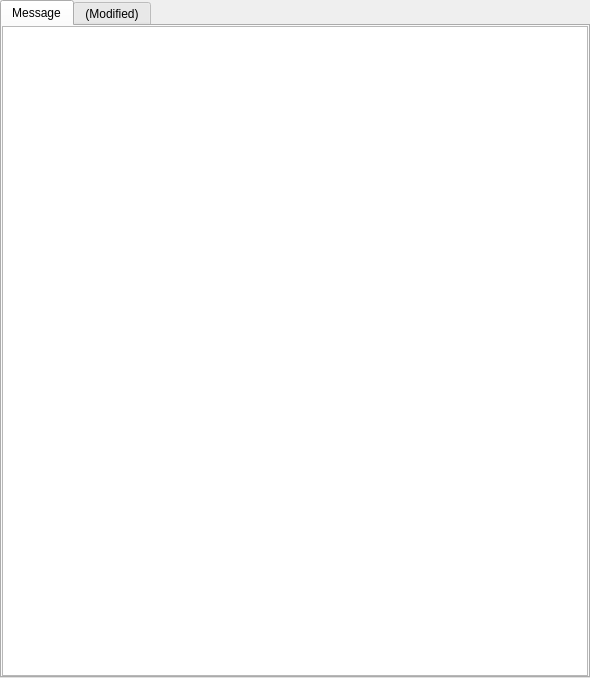
<?xml version="1.0" encoding="UTF-8"?>
<ui version="4.0">
 <class>MessageView</class>
 <widget class="QWidget" name="MessageView">
  <property name="geometry">
   <rect>
    <x>0</x>
    <y>0</y>
    <width>590</width>
    <height>678</height>
   </rect>
  </property>
  <property name="windowTitle">
   <string>Form</string>
  </property>
  <layout class="QVBoxLayout" name="verticalLayout_2">
   <property name="leftMargin">
    <number>0</number>
   </property>
   <property name="topMargin">
    <number>0</number>
   </property>
   <property name="rightMargin">
    <number>0</number>
   </property>
   <property name="bottomMargin">
    <number>0</number>
   </property>
   <item>
    <widget class="QSplitter" name="splitter">
     <property name="orientation">
      <enum>Qt::Vertical</enum>
     </property>
     <widget class="QTabWidget" name="messageTabs">
      <property name="sizePolicy">
       <sizepolicy hsizetype="Expanding" vsizetype="Expanding">
        <horstretch>0</horstretch>
        <verstretch>0</verstretch>
       </sizepolicy>
      </property>
      <property name="currentIndex">
       <number>0</number>
      </property>
      <widget class="QWidget" name="messageTab">
       <attribute name="title">
        <string>Message</string>
       </attribute>
       <layout class="QVBoxLayout" name="verticalLayout_4">
        <property name="leftMargin">
         <number>0</number>
        </property>
        <property name="topMargin">
         <number>0</number>
        </property>
        <property name="rightMargin">
         <number>0</number>
        </property>
        <property name="bottomMargin">
         <number>0</number>
        </property>
        <item>
         <widget class="QPlainTextEdit" name="messageText"/>
        </item>
       </layout>
      </widget>
      <widget class="QWidget" name="messageModifiedTab">
       <property name="enabled">
        <bool>true</bool>
       </property>
       <attribute name="title">
        <string>(Modified)</string>
       </attribute>
       <layout class="QVBoxLayout" name="verticalLayout_3">
        <property name="leftMargin">
         <number>0</number>
        </property>
        <property name="topMargin">
         <number>0</number>
        </property>
        <property name="rightMargin">
         <number>0</number>
        </property>
        <property name="bottomMargin">
         <number>0</number>
        </property>
        <item>
         <widget class="QPlainTextEdit" name="messageModifiedText"/>
        </item>
       </layout>
      </widget>
     </widget>
    </widget>
   </item>
  </layout>
 </widget>
 <resources/>
 <connections/>
</ui>
